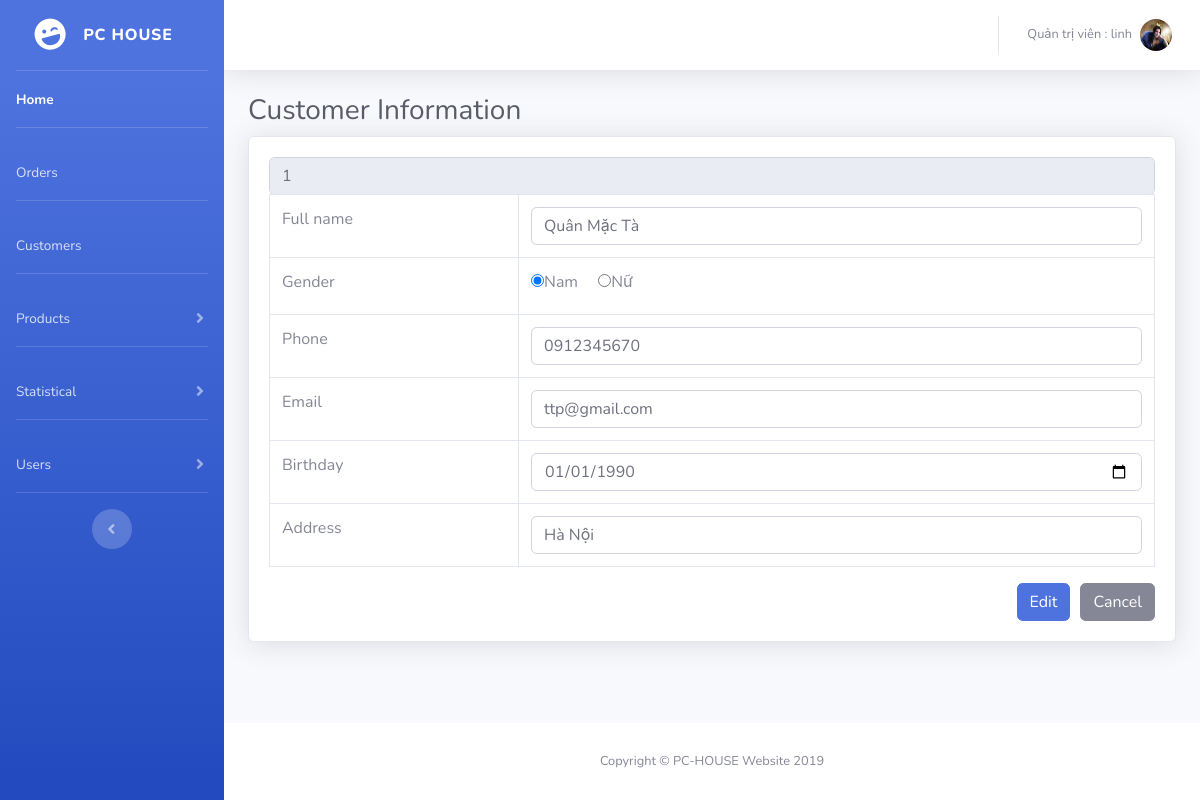
/customers/customer_edit.php?id=1 (signed in), run on the app's committed database.
### tables this page shows
create table CUSTOMERS
(
   CUS_ID               int not null AUTO_INCREMENT,
   CUS_FULLNAME         varchar(50) not null,
   CUS_EMAIL            varchar(50),
   CUS_ADDRESS          text,
   CUS_GENDER           varchar(10) not null,
   CUS_PHONE            varchar(11) not null,
   CUS_BIRTHDAY         date,
   primary key (CUS_ID)
);

### customers/customers.php (called while the page is built, shortened)
<?php
	include_once("../database.php");
	function get_customer($id)
	{
		global $conn;
		$sql = "select cus_id, cus_fullname, cus_gender, cus_email, cus_phone, cus_address, cus_birthday from customers where cus_id=$id";
		$query = mysqli_query($conn, $sql);
		$result = array();
		if (mysqli_num_rows($query) > 0)
		{
        	$row = mysqli_fetch_assoc($query);
        	$result = $row;
    	}
    	return $result;
	}
?>

### customers/customer_edit.php (the view, shortened to what this page needs)
<?php
	include_once("customers.php");
?>
<!DOCTYPE html>
<html lang="vi">
<head>
	<?php
		include_once("../layout/meta_link.php");
	?>
</head>
<body id="page-top">
	<div id="wrapper">
		<?php
			include_once("../layout/sidebar.php");
		?>
		<div id="content-wrapper" class="d-flex flex-column">
      		<div id="content">
      			<?php
      				include_once("../layout/topbar.php");
      			?>
      			<div class="container-fluid">
      				<h1 class="h3 mb-2 text-gray-800">Customer Information</h1>
      				<?php
      					$id = isset($_GET['id']) ? (int)$_GET['id'] : '';
      					if ($id)
      					{
    						$customer = get_customer($id);
						}
      				?>
      				<form method="post">
      					<div class="card shadow mb-4">
      						<div class="card-body">
      							<div class="table-responsive">
      								<table class="table table-bordered" id="dataTable" width="100%" cellspacing="0">
      									<tr>
				      							<input type="hiddens" class="form-control" readonly="readonly" name="id" value="<?php echo $customer['cus_id']; ?>">
		      							</tr>
					      				<tr>
						      				<td>Full name</td>
						      				<td>
						      					<input type="text" class="form-control" name="fullname" value="<?php echo $customer['cus_fullname']; ?>" maxlength="50" required>
						      				</td>
					      				</tr>
					      				<tr>
					      					<td>Gender</td>
					      					<td>
			                        			<label class="radio-inline"><input type="radio" name="gender" value="Nam" <?php if ($customer['cus_gender'] == 'Nam') echo 'checked' ?>>Nam&emsp;</label>
			                        			<label class="radio-inline"><input type="radio" name="gender" value="Nữ" <?php if ($customer['cus_gender'] == 'Nữ') echo 'checked' ?>>Nữ&emsp;</label>
			                    			</td>
					      				</tr>
					      				<tr>
					      					<td>Phone</td>
					      					<td>
					      						<input type="text" class="form-control" name="phone" value="<?php echo $customer['cus_phone']; ?>" pattern="[0-9]{10,11}" title="Số điện thoại gồm 10 hoặc 11 chữ số!" required>
					      					</td>
					      				</tr>
					      				<tr>
					      					<td>Email</td>
					      					<td>
					      						<input type="email" class="form-control" name="email" value="<?php echo $customer['cus_email']; ?>" maxlength="50">
					      					</td>
					      				</tr>
					      				<tr>
					      					<td>Birthday</td>
					      					<td>
					      						<input type="date" class="form-control" name="birthday" value="<?php echo $customer['cus_birthday']; ?>">
					      					</td>
					      				</tr>
					      				<tr>
					      					<td>Address</td>
					      					<td>
					      						<input type="text" class="form-control" name="address" value="<?php echo $customer['cus_address']; ?>" >
					      					</td>
					      				</tr>
      								</table>
      								<a href="customer_list.php" style="float: right;" class="btn btn-secondary">Cancel</a>
      								<input type="submit" style="float: right; margin-right: 10px" class="btn btn-primary" name="editcustomer" value="Edit">
      							</div>
      						</div>
      					</div>
      				</form>
      			</div>
      		</div>
      		<?php
      			include_once("../layout/footer.php");
      		?>
		</div>
	</div>
</body>
</html>

### data on the page
customers: id "1", fullname "Quân Mặc Tà", CUS_GENDER "☑ Nam", CUS_GENDER "☐ Nữ", phone "0912345670", email "ttp@gmail.com", birthday "01/01/1990", address "Hà Nội"

### other printed values
$_SESSION["r_name"] "Quản trị viên"
$_SESSION["u_loginname"] "linh"
